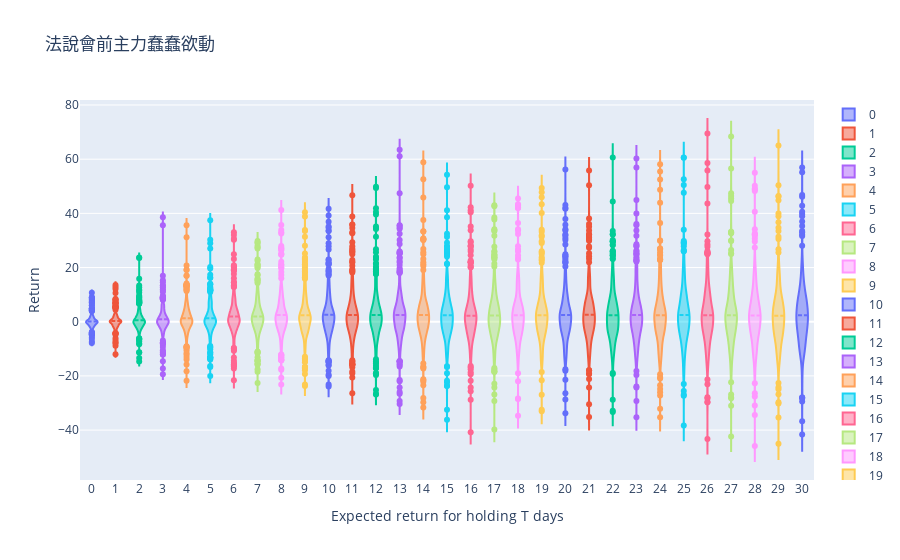
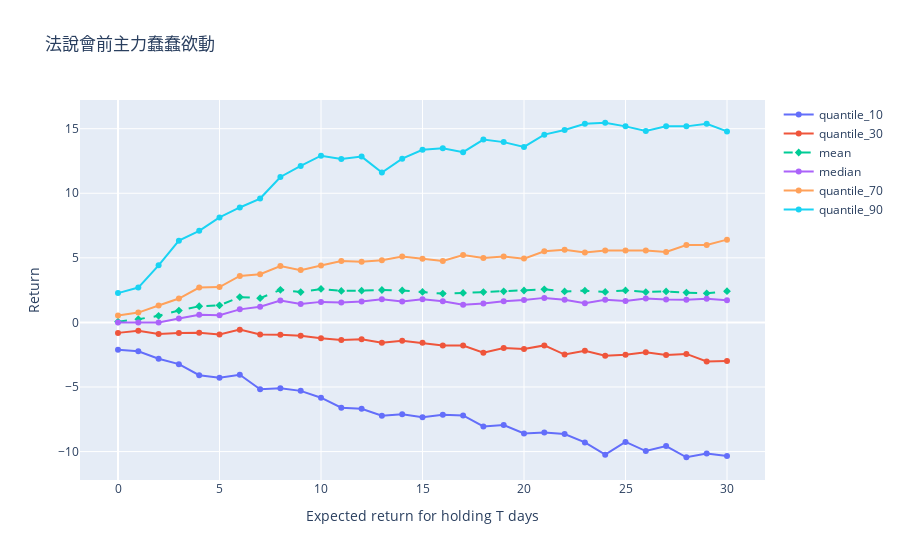
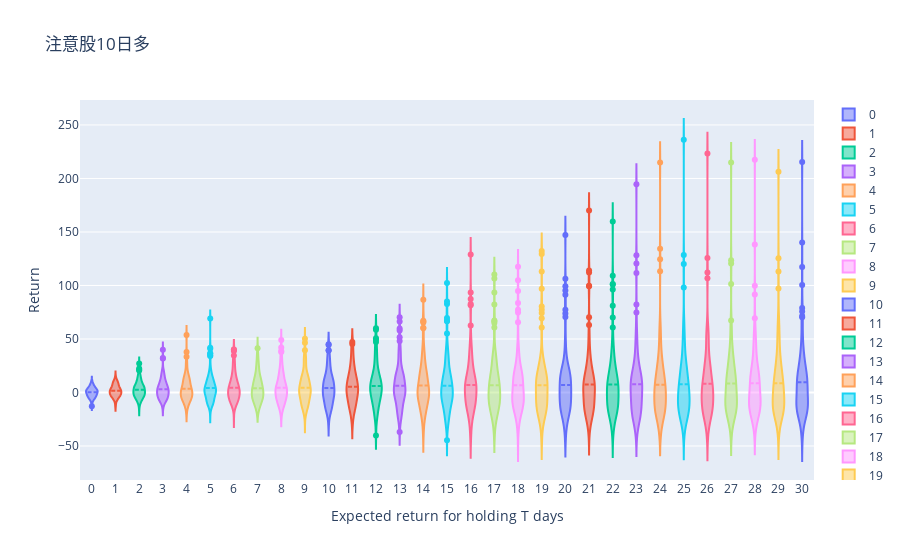
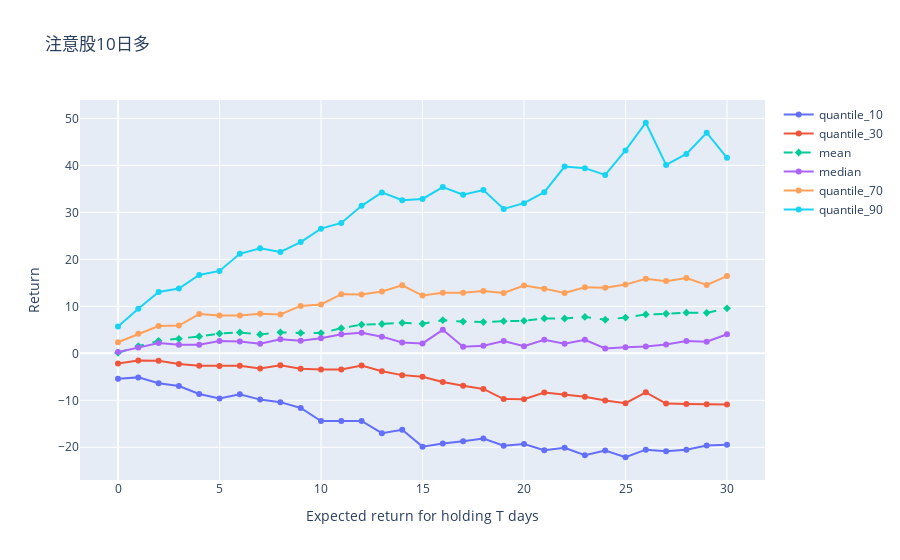

The code cell stored with these charts, in order, in its notebook:
### Code cell
for strategy_report_path in strategy_report_paths:

    tradingRecord = preprocess_tradingRecords(strategy_report_path)
    total_profit_distribution, profit_distribution, total_cumulative_profit_distribution, cumulative_profit_distribution = get_profit_distribution(tradingRecord)
    #plot_profit_distribution_lines(cumulative_profit_distribution, get_strategy_name(strategy_report_path))
    plot_profit_distribution_violin(total_cumulative_profit_distribution, get_strategy_name(strategy_report_path))
    
    profit_distribution_analysis = get_profit_distribution_analysis(total_cumulative_profit_distribution)
    plot_profit_distribution_analysis(profit_distribution_analysis, get_strategy_name(strategy_report_path))

### Figure 1 — Plotly figure (JSON) as saved in the notebook; plotly's stock layout.template omitted (floating-point values rounded to 4 significant figures; data arrays with more than 128 entries replaced by an {"elided": "..."} marker saying what was removed)
{"data": [{"meanline": {"visible": true}, "name": "0", "type": "violin", "y": {"elided": "412 float values"}}, {"meanline": {"visible": true}, "name": "1", "type": "violin", "y": {"elided": "412 float values"}}, {"meanline": {"visible": true}, "name": "2", "type": "violin", "y": {"elided": "412 float values"}}, {"meanline": {"visible": true}, "name": "3", "type": "violin", "y": {"elided": "412 float values"}}, {"meanline": {"visible": true}, "name": "4", "type": "violin", "y": {"elided": "412 float values"}}, {"meanline": {"visible": true}, "name": "5", "type": "violin", "y": {"elided": "412 float values"}}, {"meanline": {"visible": true}, "name": "6", "type": "violin", "y": {"elided": "412 float values"}}, {"meanline": {"visible": true}, "name": "7", "type": "violin", "y": {"elided": "412 float values"}}, {"meanline": {"visible": true}, "name": "8", "type": "violin", "y": {"elided": "412 float values"}}, {"meanline": {"visible": true}, "name": "9", "type": "violin", "y": {"elided": "412 float values"}}, {"meanline": {"visible": true}, "name": "10", "type": "violin", "y": {"elided": "412 float values"}}, {"meanline": {"visible": true}, "name": "11", "type": "violin", "y": {"elided": "412 float values"}}, {"meanline": {"visible": true}, "name": "12", "type": "violin", "y": {"elided": "412 float values"}}, {"meanline": {"visible": true}, "name": "13", "type": "violin", "y": {"elided": "412 float values"}}, {"meanline": {"visible": true}, "name": "14", "type": "violin", "y": {"elided": "412 float values"}}, {"meanline": {"visible": true}, "name": "15", "type": "violin", "y": {"elided": "412 float values"}}, {"meanline": {"visible": true}, "name": "16", "type": "violin", "y": {"elided": "412 float values"}}, {"meanline": {"visible": true}, "name": "17", "type": "violin", "y": {"elided": "412 float values"}}, {"meanline": {"visible": true}, "name": "18", "type": "violin", "y": {"elided": "412 float values"}}, {"meanline": {"visible": true}, "name": "19", "type": "violin", "y": {"elided": "412 float values"}}, {"meanline": {"visible": true}, "name": "20", "type": "violin", "y": {"elided": "412 float values"}}, {"meanline": {"visible": true}, "name": "21", "type": "violin", "y": {"elided": "412 float values"}}, {"meanline": {"visible": true}, "name": "22", "type": "violin", "y": {"elided": "411 float values"}}, {"meanline": {"visible": true}, "name": "23", "type": "violin", "y": {"elided": "411 float values"}}, {"meanline": {"visible": true}, "name": "24", "type": "violin", "y": {"elided": "411 float values"}}, {"meanline": {"visible": true}, "name": "25", "type": "violin", "y": {"elided": "411 float values"}}, {"meanline": {"visible": true}, "name": "26", "type": "violin", "y": {"elided": "411 float values"}}, {"meanline": {"visible": true}, "name": "27", "type": "violin", "y": {"elided": "411 float values"}}, {"meanline": {"visible": true}, "name": "28", "type": "violin", "y": {"elided": "411 float values"}}, {"meanline": {"visible": true}, "name": "29", "type": "violin", "y": {"elided": "411 float values"}}, {"meanline": {"visible": true}, "name": "30", "type": "violin", "y": {"elided": "412 float values"}}], "layout": {"title": {"text": "法說會前主力蠢蠢欲動"}, "xaxis": {"title": {"text": "Expected return for holding T days"}}, "yaxis": {"title": {"text": "Return"}}}}

### Figure 2 — Plotly figure (JSON) as saved in the notebook; plotly's stock layout.template omitted (floating-point values rounded to 4 significant figures)
{"data": [{"mode": "lines+markers", "name": "quantile_10", "type": "scatter", "x": [0, 1, 2, 3, 4, 5, 6, 7, 8, 9, 10, 11, 12, 13, 14, 15, 16, 17, 18, 19, 20, 21, 22, 23, 24, 25, 26, 27, 28, 29, 30], "y": [-2.11, -2.24, -2.81, -3.23, -4.09, -4.29, -4.05, -5.17, -5.1, -5.3, -5.83, -6.6, -6.69, -7.23, -7.12, -7.34, -7.15, -7.2, -8.05, -7.94, -8.6, -8.52, -8.64, -9.29, -10.24, -9.25, -9.96, -9.57, -10.44, -10.15, -10.34]}, {"mode": "lines+markers", "name": "quantile_30", "type": "scatter", "x": [0, 1, 2, 3, 4, 5, 6, 7, 8, 9, 10, 11, 12, 13, 14, 15, 16, 17, 18, 19, 20, 21, 22, 23, 24, 25, 26, 27, 28, 29, 30], "y": [-0.81, -0.65, -0.9, -0.81, -0.8, -0.93, -0.56, -0.94, -0.95, -1.04, -1.23, -1.37, -1.31, -1.58, -1.42, -1.58, -1.78, -1.79, -2.34, -1.99, -2.05, -1.78, -2.49, -2.19, -2.58, -2.5, -2.31, -2.53, -2.44, -3.02, -2.98]}, {"line": {"dash": "dash"}, "marker": {"symbol": "diamond"}, "mode": "lines+markers", "name": "mean", "type": "scatter", "x": [0, 1, 2, 3, 4, 5, 6, 7, 8, 9, 10, 11, 12, 13, 14, 15, 16, 17, 18, 19, 20, 21, 22, 23, 24, 25, 26, 27, 28, 29, 30], "y": [0.06, 0.25, 0.51, 0.92, 1.25, 1.32, 1.96, 1.88, 2.52, 2.35, 2.59, 2.44, 2.46, 2.51, 2.47, 2.36, 2.23, 2.28, 2.35, 2.41, 2.47, 2.56, 2.4, 2.46, 2.36, 2.48, 2.35, 2.4, 2.31, 2.25, 2.42]}, {"mode": "lines+markers", "name": "median", "type": "scatter", "x": [0, 1, 2, 3, 4, 5, 6, 7, 8, 9, 10, 11, 12, 13, 14, 15, 16, 17, 18, 19, 20, 21, 22, 23, 24, 25, 26, 27, 28, 29, 30], "y": [0, 0, 0, 0.3, 0.59, 0.56, 1.01, 1.21, 1.7, 1.43, 1.59, 1.55, 1.62, 1.79, 1.62, 1.8, 1.64, 1.37, 1.47, 1.64, 1.74, 1.9, 1.76, 1.48, 1.76, 1.65, 1.85, 1.77, 1.75, 1.84, 1.71]}, {"mode": "lines+markers", "name": "quantile_70", "type": "scatter", "x": [0, 1, 2, 3, 4, 5, 6, 7, 8, 9, 10, 11, 12, 13, 14, 15, 16, 17, 18, 19, 20, 21, 22, 23, 24, 25, 26, 27, 28, 29, 30], "y": [0.53, 0.76, 1.31, 1.85, 2.7, 2.74, 3.6, 3.73, 4.37, 4.05, 4.4, 4.75, 4.69, 4.81, 5.1, 4.93, 4.75, 5.22, 4.99, 5.1, 4.94, 5.51, 5.62, 5.42, 5.56, 5.56, 5.56, 5.46, 5.99, 6, 6.41]}, {"mode": "lines+markers", "name": "quantile_90", "type": "scatter", "x": [0, 1, 2, 3, 4, 5, 6, 7, 8, 9, 10, 11, 12, 13, 14, 15, 16, 17, 18, 19, 20, 21, 22, 23, 24, 25, 26, 27, 28, 29, 30], "y": [2.27, 2.7, 4.42, 6.33, 7.09, 8.13, 8.9, 9.59, 11.26, 12.12, 12.91, 12.65, 12.84, 11.61, 12.68, 13.37, 13.48, 13.18, 14.16, 13.96, 13.59, 14.54, 14.9, 15.38, 15.46, 15.18, 14.82, 15.18, 15.18, 15.38, 14.79]}], "layout": {"title": {"text": "法說會前主力蠢蠢欲動"}, "xaxis": {"title": {"text": "Expected return for holding T days"}}, "yaxis": {"title": {"text": "Return"}}}}

### Figure 3 — Plotly figure (JSON) as saved in the notebook; plotly's stock layout.template omitted (floating-point values rounded to 4 significant figures; data arrays with more than 128 entries replaced by an {"elided": "..."} marker saying what was removed)
{"data": [{"meanline": {"visible": true}, "name": "0", "type": "violin", "y": {"elided": "133 float values"}}, {"meanline": {"visible": true}, "name": "1", "type": "violin", "y": {"elided": "133 float values"}}, {"meanline": {"visible": true}, "name": "2", "type": "violin", "y": {"elided": "133 float values"}}, {"meanline": {"visible": true}, "name": "3", "type": "violin", "y": {"elided": "133 float values"}}, {"meanline": {"visible": true}, "name": "4", "type": "violin", "y": {"elided": "133 float values"}}, {"meanline": {"visible": true}, "name": "5", "type": "violin", "y": {"elided": "133 float values"}}, {"meanline": {"visible": true}, "name": "6", "type": "violin", "y": {"elided": "133 float values"}}, {"meanline": {"visible": true}, "name": "7", "type": "violin", "y": {"elided": "133 float values"}}, {"meanline": {"visible": true}, "name": "8", "type": "violin", "y": {"elided": "133 float values"}}, {"meanline": {"visible": true}, "name": "9", "type": "violin", "y": {"elided": "133 float values"}}, {"meanline": {"visible": true}, "name": "10", "type": "violin", "y": {"elided": "133 float values"}}, {"meanline": {"visible": true}, "name": "11", "type": "violin", "y": {"elided": "133 float values"}}, {"meanline": {"visible": true}, "name": "12", "type": "violin", "y": {"elided": "133 float values"}}, {"meanline": {"visible": true}, "name": "13", "type": "violin", "y": {"elided": "133 float values"}}, {"meanline": {"visible": true}, "name": "14", "type": "violin", "y": {"elided": "133 float values"}}, {"meanline": {"visible": true}, "name": "15", "type": "violin", "y": {"elided": "133 float values"}}, {"meanline": {"visible": true}, "name": "16", "type": "violin", "y": {"elided": "133 float values"}}, {"meanline": {"visible": true}, "name": "17", "type": "violin", "y": {"elided": "131 float values"}}, {"meanline": {"visible": true}, "name": "18", "type": "violin", "y": {"elided": "131 float values"}}, {"meanline": {"visible": true}, "name": "19", "type": "violin", "y": {"elided": "131 float values"}}, {"meanline": {"visible": true}, "name": "20", "type": "violin", "y": {"elided": "131 float values"}}, {"meanline": {"visible": true}, "name": "21", "type": "violin", "y": {"elided": "131 float values"}}, {"meanline": {"visible": true}, "name": "22", "type": "violin", "y": {"elided": "131 float values"}}, {"meanline": {"visible": true}, "name": "23", "type": "violin", "y": {"elided": "131 float values"}}, {"meanline": {"visible": true}, "name": "24", "type": "violin", "y": {"elided": "131 float values"}}, {"meanline": {"visible": true}, "name": "25", "type": "violin", "y": {"elided": "131 float values"}}, {"meanline": {"visible": true}, "name": "26", "type": "violin", "y": {"elided": "130 float values"}}, {"meanline": {"visible": true}, "name": "27", "type": "violin", "y": {"elided": "130 float values"}}, {"meanline": {"visible": true}, "name": "28", "type": "violin", "y": {"elided": "130 float values"}}, {"meanline": {"visible": true}, "name": "29", "type": "violin", "y": {"elided": "129 float values"}}, {"meanline": {"visible": true}, "name": "30", "type": "violin", "y": {"elided": "129 float values"}}], "layout": {"title": {"text": "注意股10日多"}, "xaxis": {"title": {"text": "Expected return for holding T days"}}, "yaxis": {"title": {"text": "Return"}}}}

### Figure 4 — Plotly figure (JSON) as saved in the notebook; plotly's stock layout.template omitted (floating-point values rounded to 4 significant figures)
{"data": [{"mode": "lines+markers", "name": "quantile_10", "type": "scatter", "x": [0, 1, 2, 3, 4, 5, 6, 7, 8, 9, 10, 11, 12, 13, 14, 15, 16, 17, 18, 19, 20, 21, 22, 23, 24, 25, 26, 27, 28, 29, 30], "y": [-5.42, -5.12, -6.35, -6.95, -8.64, -9.59, -8.71, -9.85, -10.39, -11.62, -14.41, -14.4, -14.38, -17, -16.27, -19.86, -19.17, -18.73, -18.14, -19.66, -19.32, -20.64, -20.11, -21.69, -20.68, -22.12, -20.5, -20.83, -20.5, -19.61, -19.47]}, {"mode": "lines+markers", "name": "quantile_30", "type": "scatter", "x": [0, 1, 2, 3, 4, 5, 6, 7, 8, 9, 10, 11, 12, 13, 14, 15, 16, 17, 18, 19, 20, 21, 22, 23, 24, 25, 26, 27, 28, 29, 30], "y": [-2.15, -1.51, -1.57, -2.25, -2.65, -2.7, -2.62, -3.25, -2.55, -3.27, -3.45, -3.46, -2.59, -3.82, -4.64, -4.99, -6.12, -6.9, -7.57, -9.73, -9.75, -8.33, -8.75, -9.25, -10.02, -10.6, -8.3, -10.69, -10.81, -10.86, -10.89]}, {"line": {"dash": "dash"}, "marker": {"symbol": "diamond"}, "mode": "lines+markers", "name": "mean", "type": "scatter", "x": [0, 1, 2, 3, 4, 5, 6, 7, 8, 9, 10, 11, 12, 13, 14, 15, 16, 17, 18, 19, 20, 21, 22, 23, 24, 25, 26, 27, 28, 29, 30], "y": [0.12, 1.52, 2.66, 3.08, 3.6, 4.2, 4.44, 4.02, 4.48, 4.35, 4.31, 5.34, 6.11, 6.24, 6.5, 6.3, 7.05, 6.75, 6.66, 6.84, 6.91, 7.43, 7.41, 7.75, 7.15, 7.62, 8.28, 8.42, 8.65, 8.62, 9.58]}, {"mode": "lines+markers", "name": "median", "type": "scatter", "x": [0, 1, 2, 3, 4, 5, 6, 7, 8, 9, 10, 11, 12, 13, 14, 15, 16, 17, 18, 19, 20, 21, 22, 23, 24, 25, 26, 27, 28, 29, 30], "y": [0.26, 1.22, 2.18, 1.8, 1.81, 2.63, 2.51, 2.05, 2.98, 2.67, 3.2, 4.07, 4.38, 3.55, 2.3, 2.11, 5, 1.42, 1.61, 2.6, 1.53, 2.9, 2.03, 2.87, 1.02, 1.31, 1.45, 1.9, 2.62, 2.48, 4.06]}, {"mode": "lines+markers", "name": "quantile_70", "type": "scatter", "x": [0, 1, 2, 3, 4, 5, 6, 7, 8, 9, 10, 11, 12, 13, 14, 15, 16, 17, 18, 19, 20, 21, 22, 23, 24, 25, 26, 27, 28, 29, 30], "y": [2.37, 4.16, 5.82, 5.9, 8.35, 8.04, 8.06, 8.44, 8.28, 10.09, 10.41, 12.58, 12.53, 13.15, 14.48, 12.3, 12.87, 12.9, 13.29, 12.83, 14.45, 13.77, 12.86, 14.06, 13.95, 14.63, 15.87, 15.37, 16.03, 14.57, 16.45]}, {"mode": "lines+markers", "name": "quantile_90", "type": "scatter", "x": [0, 1, 2, 3, 4, 5, 6, 7, 8, 9, 10, 11, 12, 13, 14, 15, 16, 17, 18, 19, 20, 21, 22, 23, 24, 25, 26, 27, 28, 29, 30], "y": [5.71, 9.51, 13.07, 13.8, 16.69, 17.54, 21.18, 22.36, 21.59, 23.68, 26.54, 27.75, 31.39, 34.25, 32.6, 32.87, 35.39, 33.75, 34.76, 30.74, 31.97, 34.31, 39.75, 39.42, 37.98, 43.19, 49.08, 40.11, 42.45, 46.96, 41.61]}], "layout": {"title": {"text": "注意股10日多"}, "xaxis": {"title": {"text": "Expected return for holding T days"}}, "yaxis": {"title": {"text": "Return"}}}}
